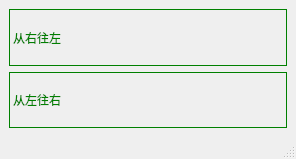
<?xml version="1.0" encoding="UTF-8"?>
<ui version="4.0">
 <class>MainWindow</class>
 <widget class="QMainWindow" name="MainWindow">
  <property name="geometry">
   <rect>
    <x>0</x>
    <y>0</y>
    <width>296</width>
    <height>159</height>
   </rect>
  </property>
  <property name="windowTitle">
   <string>龚建波 1992</string>
  </property>
  <property name="styleSheet">
   <string notr="true">QLabel{
border:1px solid green;
color:green;
font:30px &quot;宋体&quot;;
}</string>
  </property>
  <widget class="QWidget" name="centralwidget">
   <layout class="QVBoxLayout" name="verticalLayout">
    <item>
     <widget class="ScrollLabel" name="rightToLeft">
      <property name="text">
       <string>从右往左</string>
      </property>
     </widget>
    </item>
    <item>
     <widget class="ScrollLabel" name="leftToRight">
      <property name="text">
       <string>从左往右</string>
      </property>
     </widget>
    </item>
   </layout>
  </widget>
  <widget class="QMenuBar" name="menubar">
   <property name="geometry">
    <rect>
     <x>0</x>
     <y>0</y>
     <width>296</width>
     <height>23</height>
    </rect>
   </property>
  </widget>
  <widget class="QStatusBar" name="statusbar"/>
 </widget>
 <customwidgets>
  <customwidget>
   <class>ScrollLabel</class>
   <extends>QLabel</extends>
   <header>ScrollLabel.h</header>
  </customwidget>
 </customwidgets>
 <resources/>
 <connections/>
</ui>
